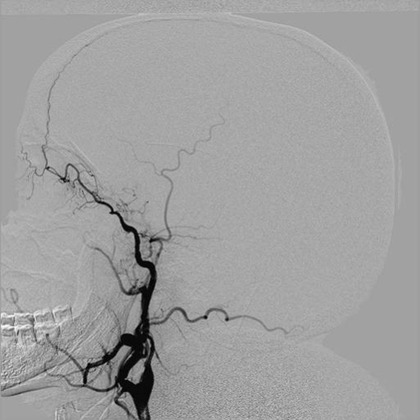
%> input picture homework/Assign1_Zhicheng_Gu/p4/dsa.png, 420 x 420 px, shrunk from 512 x 512 before the run
$ octave p4.m   (GNU Octave 9; MATLAB toolbox functions it lacks are replaced by stand-ins)
%> lines starting %> are read from the running program, lines starting %| are printed output that depends on the picture; in (x1, y1, x2, y2) boxes, pixels count from 0 and x2, y2 are one past the last pixel; in counts of white or black regions, pixels touching at a corner belong together; the program's own positions count from 1
%> further down, a is the input picture: size 420x420x3 uint8; min 0, max 253, mean 159.8
### homework/Assign1_Zhicheng_Gu/p4/getFeatureHist.m
function [ featureHist ] = getFeatureHist( imIn, m, n, numBins )
%> called with m = 10, n = 10, numBins = 20
% [18 lines of commented-out code are left out]

[sizx, sizey] = size(imIn);
%> sizx = 420; sizey = 420
sums = zeros(sizx, sizey);
imIn = double(imIn);
sums(1, 1) = imIn(1, 1);
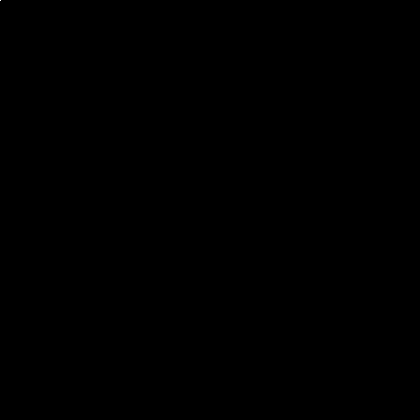
%> sums: size 420x420 double; values 0 (black) and 160 (white), 0% white in thin lines or dots, all inside (x1, y1, x2, y2) = (0, 0, 1, 1)

for x = 2 : sizx
    sums(x, 1) = sums(x-1, 1) + imIn(x,1);
end
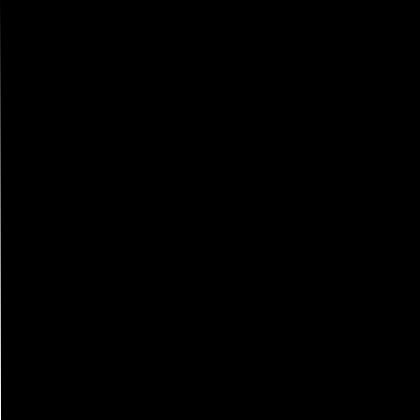
%> sums: size 420x420 double; 0.24% of pixels changed, all inside (x1, y1, x2, y2) = (0, 1, 1, 420); drawn with min black and max white

for y = 2 : sizey
    sums(1, y) = sums(1, y - 1) + imIn(1,y);
end
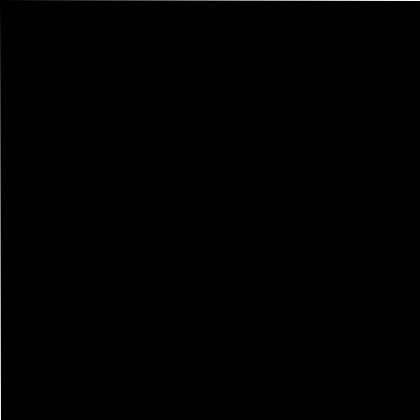
%> sums: size 420x420 double; 0.24% of pixels changed, all inside (x1, y1, x2, y2) = (1, 0, 420, 1); drawn with min black and max white

for x = 2 : sizx
    for y = 2 : sizey
        sums(x, y) = imIn(x, y) + sums(x-1, y) + sums(x, y-1) - sums(x-1, y -1);
    end
end
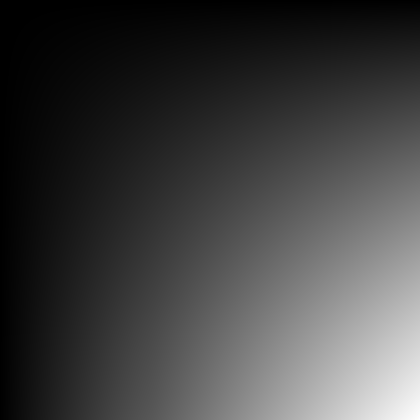
%> sums: size 420x420 double; min 160, max 28192548, mean 7202569; drawn with min black and max white

b = double(imIn);

featureHist = zeros((sizx - m) * (sizey - n), 1);
i = 1;
for x = 1 : sizx - m - m - 1
    for y = 1 : sizey - n -n - 1
        feature = sums(x +m, y +n) - sums(x+m,y) - sums(x, y+n) + sums(x,y);
        feature = feature - (sums(x+m, y +n+n) - sums(x+m,y+n) - sums(x, y+n+n) + sums(x,y+n));
        feature = feature / (m * n);
        featureHist(i) = feature;
        b(x, y) = feature;
        i = i + 1;
    end
end
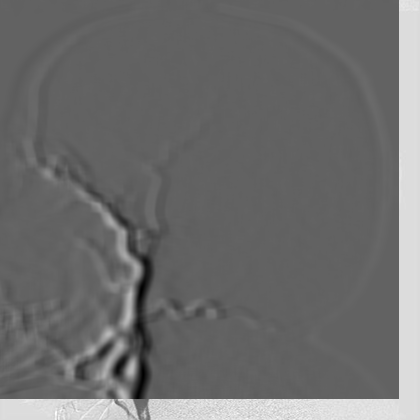
%> b: size 420x420 double; min -129.1, max 206, mean 15.4; drawn with min black and max white
%> after the loop, i = 159202


c = b(1:end - m - m, 1:end - n - n, 1);
c = c ./ max(c(:));
c = im2uint8(c);
%> c: size 400x400 uint8
subplot(1, 3, 2);
imshow(imadjust(c));
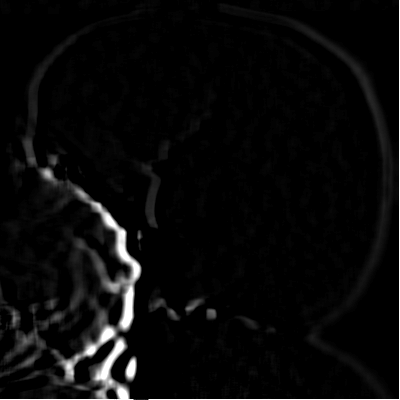
%> displayed picture: size 400x400, on the screen's scale of 0 to 255; min 0, max 255, mean 9.7

subplot(1, 3, 3);
histogram(featureHist, numBins);
end

### homework/Assign1_Zhicheng_Gu/p4/p4.m
clc;clear;close all;
a = imread('dsa.png');
% a = imread('fmri.png');

a = a(:,:,1);
subplot(1, 3, 1);
imshow(a);

% [13 lines of commented-out code are left out]

featureHist = getFeatureHist(a, 10, 10, 20);
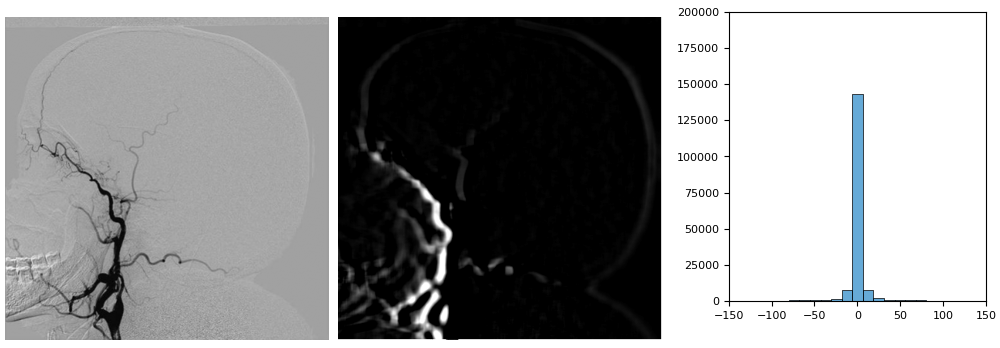
%> figure redrawn from the program's plot data, 3 panels
